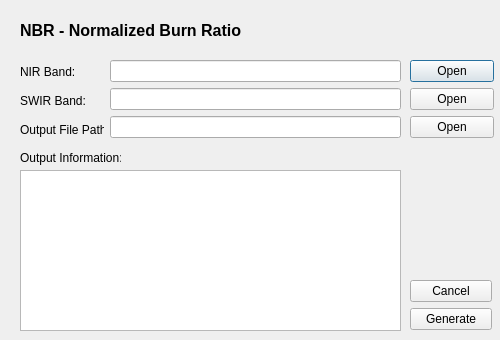
<?xml version="1.0" encoding="UTF-8"?>
<ui version="4.0">
 <class>Nbr</class>
 <widget class="QDialog" name="Nbr">
  <property name="geometry">
   <rect>
    <x>0</x>
    <y>0</y>
    <width>500</width>
    <height>340</height>
   </rect>
  </property>
  <property name="windowTitle">
   <string>Dialog</string>
  </property>
  <widget class="QTextBrowser" name="textBrowser">
   <property name="geometry">
    <rect>
     <x>20</x>
     <y>170</y>
     <width>381</width>
     <height>161</height>
    </rect>
   </property>
  </widget>
  <widget class="QWidget" name="layoutWidget_4">
   <property name="geometry">
    <rect>
     <x>20</x>
     <y>60</y>
     <width>84</width>
     <height>81</height>
    </rect>
   </property>
   <layout class="QVBoxLayout" name="verticalLayout">
    <item>
     <widget class="QLabel" name="label_2">
      <property name="text">
       <string>NIR Band:</string>
      </property>
     </widget>
    </item>
    <item>
     <widget class="QLabel" name="label">
      <property name="text">
       <string>SWIR Band:</string>
      </property>
     </widget>
    </item>
    <item>
     <widget class="QLabel" name="label_3">
      <property name="text">
       <string>Output File Path:</string>
      </property>
     </widget>
    </item>
   </layout>
  </widget>
  <widget class="QWidget" name="layoutWidget">
   <property name="geometry">
    <rect>
     <x>110</x>
     <y>60</y>
     <width>291</width>
     <height>80</height>
    </rect>
   </property>
   <layout class="QVBoxLayout" name="verticalLayout_2">
    <item>
     <widget class="QLineEdit" name="nbrNIR_txt"/>
    </item>
    <item>
     <widget class="QLineEdit" name="nbrSWIR_txt"/>
    </item>
    <item>
     <widget class="QLineEdit" name="nbrOut_txt"/>
    </item>
   </layout>
  </widget>
  <widget class="QWidget" name="layoutWidget_2">
   <property name="geometry">
    <rect>
     <x>410</x>
     <y>60</y>
     <width>84</width>
     <height>81</height>
    </rect>
   </property>
   <layout class="QHBoxLayout" name="horizontalLayout">
    <item>
     <layout class="QVBoxLayout" name="verticalLayout_3">
      <item>
       <widget class="QPushButton" name="nbrNIR_btn">
        <property name="text">
         <string>Open</string>
        </property>
       </widget>
      </item>
      <item>
       <widget class="QPushButton" name="nbrSWIR_btn_2">
        <property name="text">
         <string>Open</string>
        </property>
       </widget>
      </item>
      <item>
       <widget class="QPushButton" name="nbrOut_btn">
        <property name="text">
         <string>Open</string>
        </property>
       </widget>
      </item>
     </layout>
    </item>
   </layout>
  </widget>
  <widget class="QLabel" name="label_5">
   <property name="geometry">
    <rect>
     <x>20</x>
     <y>150</y>
     <width>101</width>
     <height>16</height>
    </rect>
   </property>
   <property name="text">
    <string>Output Information:</string>
   </property>
  </widget>
  <widget class="QWidget" name="layoutWidget_3">
   <property name="geometry">
    <rect>
     <x>410</x>
     <y>280</y>
     <width>82</width>
     <height>50</height>
    </rect>
   </property>
   <layout class="QVBoxLayout" name="verticalLayout_4">
    <item>
     <widget class="QPushButton" name="cancel_btn">
      <property name="text">
       <string>Cancel</string>
      </property>
     </widget>
    </item>
    <item>
     <widget class="QPushButton" name="nbr_btn">
      <property name="text">
       <string>Generate</string>
      </property>
     </widget>
    </item>
   </layout>
  </widget>
  <widget class="QLabel" name="label_4">
   <property name="geometry">
    <rect>
     <x>20</x>
     <y>10</y>
     <width>411</width>
     <height>41</height>
    </rect>
   </property>
   <property name="font">
    <font>
     <pointsize>12</pointsize>
     <weight>75</weight>
     <bold>true</bold>
    </font>
   </property>
   <property name="text">
    <string>NBR - Normalized Burn Ratio</string>
   </property>
  </widget>
 </widget>
 <resources/>
 <connections/>
</ui>
